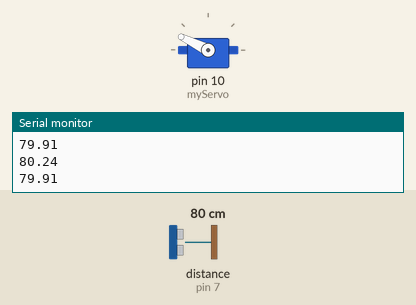
The sketch below on a simulated Arduino Uno, built with avr-gcc and run on an emulated ATmega328P. Parts: servo, the last lines printed to the serial monitor. Wiring (inferred from the names in the program): ultrasonic range finder: trigger pin 6; echo pin 7. Inputs (shaded band) come from the test bench; at power-on: distance to the obstacle (sensor on pin 7) 80 cm. The echo pulse lasts 58.3 µs per cm.

Above: at 4.23 s.
4.3 s: distance to the obstacle (sensor on pin 7) set to 120 cm
At 5.15 s:
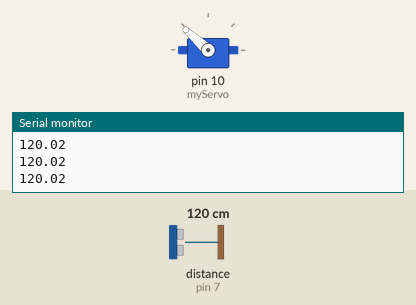
7.3 s: distance to the obstacle (sensor on pin 7) set to 2 cm
At 7.54 s:
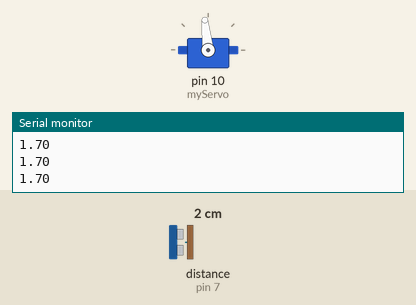
Timing chart, 0 to 19.3 s (numbered marks = the images above; inputs shaded):
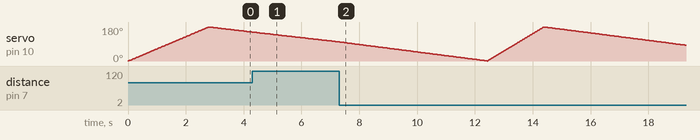

The sketch:

servo_hcsr04.ino
```cpp
#include <Servo.h>
Servo myServo;
int sayac = 0;

int trigpin = 6;
int echopin = 7;
float zaman = 0;
float dist = 0;

void setup() {
  // put your setup code here, to run once:
  myServo.attach(10);
  pinMode(trigpin, OUTPUT);
  pinMode(echopin, INPUT);
  Serial.begin(115200);
}

void loop() {
  // put your main code here, to run repeatedly:
  Serial.println(String(dist));
  for(int i=0; i<180; i++)
  {
    myServo.write(i);
    delay(10);

    digitalWrite(trigpin, LOW);
    delayMicroseconds(2);
    digitalWrite(trigpin, HIGH);
    delayMicroseconds(10);
    digitalWrite(trigpin, LOW);

    zaman = pulseIn(echopin, HIGH);
    dist = (zaman/2)*0.0344;
    Serial.println(String(dist));
  }

  for(int i=180; i>0; i--)
  {
    myServo.write(i);
    delay(50);

    digitalWrite(trigpin, LOW);
    delayMicroseconds(2);
    digitalWrite(trigpin, HIGH);
    delayMicroseconds(10);
    digitalWrite(trigpin, LOW);

    zaman = pulseIn(echopin, HIGH);
    dist = (zaman/2)*0.0344;
    Serial.println(String(dist));
  }
}
```
